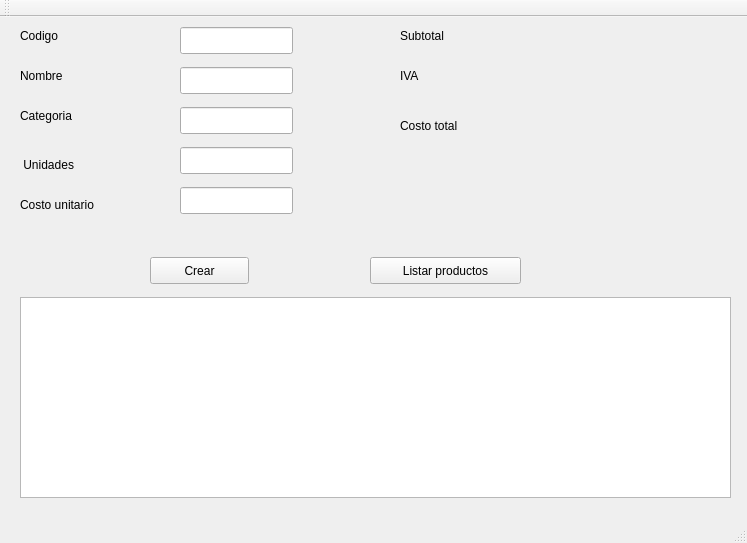
<?xml version="1.0" encoding="UTF-8"?>
<ui version="4.0">
 <class>Ventana</class>
 <widget class="QMainWindow" name="Ventana">
  <property name="geometry">
   <rect>
    <x>0</x>
    <y>0</y>
    <width>747</width>
    <height>543</height>
   </rect>
  </property>
  <property name="windowTitle">
   <string>Ventana</string>
  </property>
  <widget class="QWidget" name="centralWidget">
   <widget class="QLabel" name="label">
    <property name="geometry">
     <rect>
      <x>20</x>
      <y>10</y>
      <width>67</width>
      <height>17</height>
     </rect>
    </property>
    <property name="text">
     <string>Codigo</string>
    </property>
   </widget>
   <widget class="QLabel" name="label_2">
    <property name="geometry">
     <rect>
      <x>20</x>
      <y>50</y>
      <width>67</width>
      <height>17</height>
     </rect>
    </property>
    <property name="text">
     <string>Nombre</string>
    </property>
   </widget>
   <widget class="QLabel" name="label_3">
    <property name="geometry">
     <rect>
      <x>20</x>
      <y>90</y>
      <width>67</width>
      <height>17</height>
     </rect>
    </property>
    <property name="text">
     <string>Categoria</string>
    </property>
   </widget>
   <widget class="QLabel" name="label_4">
    <property name="geometry">
     <rect>
      <x>20</x>
      <y>140</y>
      <width>151</width>
      <height>16</height>
     </rect>
    </property>
    <property name="text">
     <string> Unidades</string>
    </property>
   </widget>
   <widget class="QLabel" name="label_5">
    <property name="geometry">
     <rect>
      <x>20</x>
      <y>180</y>
      <width>111</width>
      <height>16</height>
     </rect>
    </property>
    <property name="text">
     <string>Costo unitario</string>
    </property>
   </widget>
   <widget class="QTextEdit" name="objSalida">
    <property name="geometry">
     <rect>
      <x>20</x>
      <y>280</y>
      <width>711</width>
      <height>201</height>
     </rect>
    </property>
   </widget>
   <widget class="QLineEdit" name="objCodigo">
    <property name="geometry">
     <rect>
      <x>180</x>
      <y>10</y>
      <width>113</width>
      <height>27</height>
     </rect>
    </property>
   </widget>
   <widget class="QLineEdit" name="objNombre">
    <property name="geometry">
     <rect>
      <x>180</x>
      <y>50</y>
      <width>113</width>
      <height>27</height>
     </rect>
    </property>
   </widget>
   <widget class="QLineEdit" name="objCategoria">
    <property name="geometry">
     <rect>
      <x>180</x>
      <y>90</y>
      <width>113</width>
      <height>27</height>
     </rect>
    </property>
   </widget>
   <widget class="QLineEdit" name="objUnidades">
    <property name="geometry">
     <rect>
      <x>180</x>
      <y>130</y>
      <width>113</width>
      <height>27</height>
     </rect>
    </property>
   </widget>
   <widget class="QLineEdit" name="objCostouni">
    <property name="geometry">
     <rect>
      <x>180</x>
      <y>170</y>
      <width>113</width>
      <height>27</height>
     </rect>
    </property>
   </widget>
   <widget class="QLabel" name="label_6">
    <property name="geometry">
     <rect>
      <x>400</x>
      <y>10</y>
      <width>67</width>
      <height>17</height>
     </rect>
    </property>
    <property name="text">
     <string>Subtotal</string>
    </property>
   </widget>
   <widget class="QLabel" name="label_7">
    <property name="geometry">
     <rect>
      <x>400</x>
      <y>50</y>
      <width>67</width>
      <height>17</height>
     </rect>
    </property>
    <property name="text">
     <string>IVA</string>
    </property>
   </widget>
   <widget class="QLabel" name="label_8">
    <property name="geometry">
     <rect>
      <x>400</x>
      <y>100</y>
      <width>81</width>
      <height>17</height>
     </rect>
    </property>
    <property name="text">
     <string>Costo total</string>
    </property>
   </widget>
   <widget class="QPushButton" name="pushButton">
    <property name="geometry">
     <rect>
      <x>150</x>
      <y>240</y>
      <width>99</width>
      <height>27</height>
     </rect>
    </property>
    <property name="text">
     <string>Crear</string>
    </property>
   </widget>
   <widget class="QPushButton" name="pushButton_2">
    <property name="geometry">
     <rect>
      <x>370</x>
      <y>240</y>
      <width>151</width>
      <height>27</height>
     </rect>
    </property>
    <property name="text">
     <string>Listar productos</string>
    </property>
   </widget>
  </widget>
  <widget class="QMenuBar" name="menuBar">
   <property name="geometry">
    <rect>
     <x>0</x>
     <y>0</y>
     <width>747</width>
     <height>25</height>
    </rect>
   </property>
  </widget>
  <widget class="QToolBar" name="mainToolBar">
   <attribute name="toolBarArea">
    <enum>TopToolBarArea</enum>
   </attribute>
   <attribute name="toolBarBreak">
    <bool>false</bool>
   </attribute>
  </widget>
  <widget class="QStatusBar" name="statusBar"/>
 </widget>
 <layoutdefault spacing="6" margin="11"/>
 <resources/>
 <connections/>
</ui>
